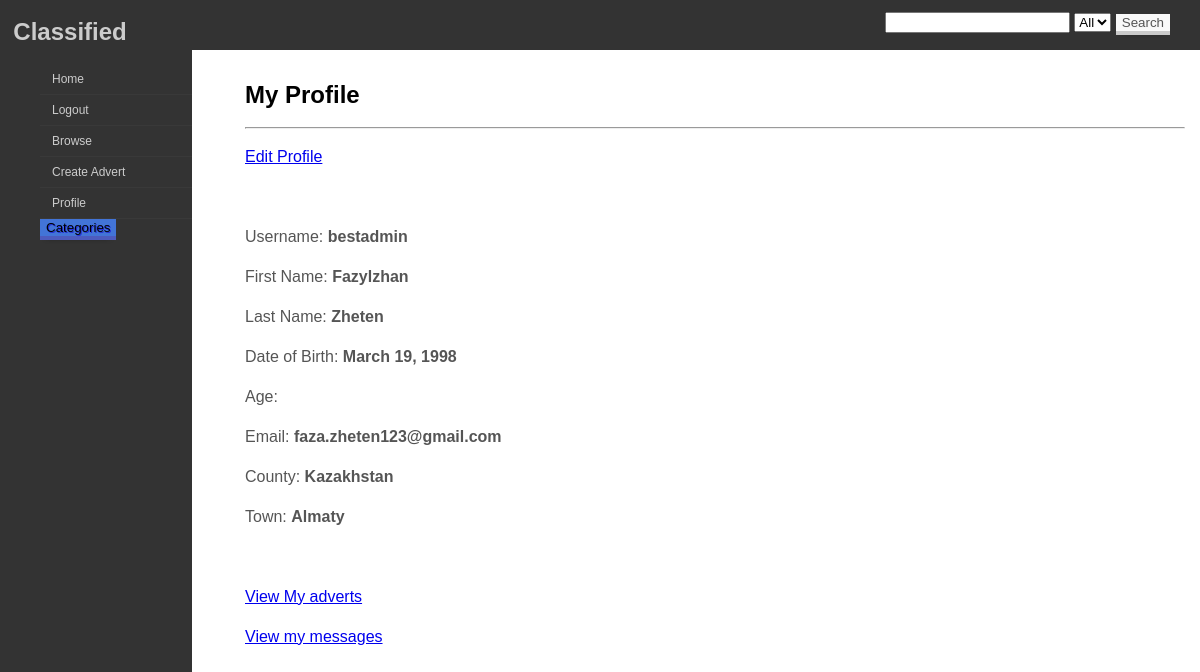
Page /accounts/view_profile/ (signed in) on the committed database.
### accounts/models.py (models this page shows)
class Profile(models.Model):
    user = models.ForeignKey(User, on_delete=models.CASCADE)
    first_name = models.CharField(max_length=20, null=True)
    last_name = models.CharField(max_length=20, null=True)
    DOB = models.DateField(null=True)
    public_email = models.EmailField(null=True)
    county = models.CharField(max_length=20, null=True)
    town = models.CharField(max_length=30, null=True)

### accounts/views.py (the view)
@login_required
def view_profile(request):
    c = {}
    if Profile.objects.filter(user=request.user).exists():
        c['profile'] = Profile.objects.get(user=request.user)
        return render(request, 'view_profile.html', c)
    else:
        return HttpResponseRedirect('/accounts/create_profile/')

### templates/view_profile.html
{% extends 'base.html' %}
{% block content %}
<h2>My Profile</h2>
<hr>
<p><a href="{% url 'accounts:edit_profile' %}">Edit Profile</a></p>
<br>
<p>Username: <b>{{ profile.user }}</b></p>
<p>First Name:  <b>{{ profile.first_name }}</b></p>
<p>Last Name:  <b>{{ profile.last_name }}</b></p>
<p>Date of Birth:  <b>{{ profile.DOB }}</b></p>
<p>Age:  <b>{{ profile.age }}</b></p>
<p>Email:  <b>{{ profile.public_email }}</b></p>
<p>County:  <b>{{ profile.county }}</b></p>
<p>Town:  <b>{{ profile.town }}</b></p>
<br>
<p><a href="{% url 'adverts:user_adverts' user.pk %}">View My adverts</a></p>
<p><a href="{% url 'accounts:inbox' %}">View my messages</a></p>
{% endblock %}

### static/classified/css/simple.css (style rules this page uses)
body { margin: 0; padding: 0; overflow: hidden; height: 100%; max-height: 100%; font-family:Sans-serif; line-height: 1.5em; }
p { color: #555; }

### rows in the picture
Profile: user "bestadmin", first_name "Fazylzhan", last_name "Zheten", DOB "March 19, 1998", public_email "faza.zheten123@gmail.com", county "Kazakhstan", town "Almaty"
